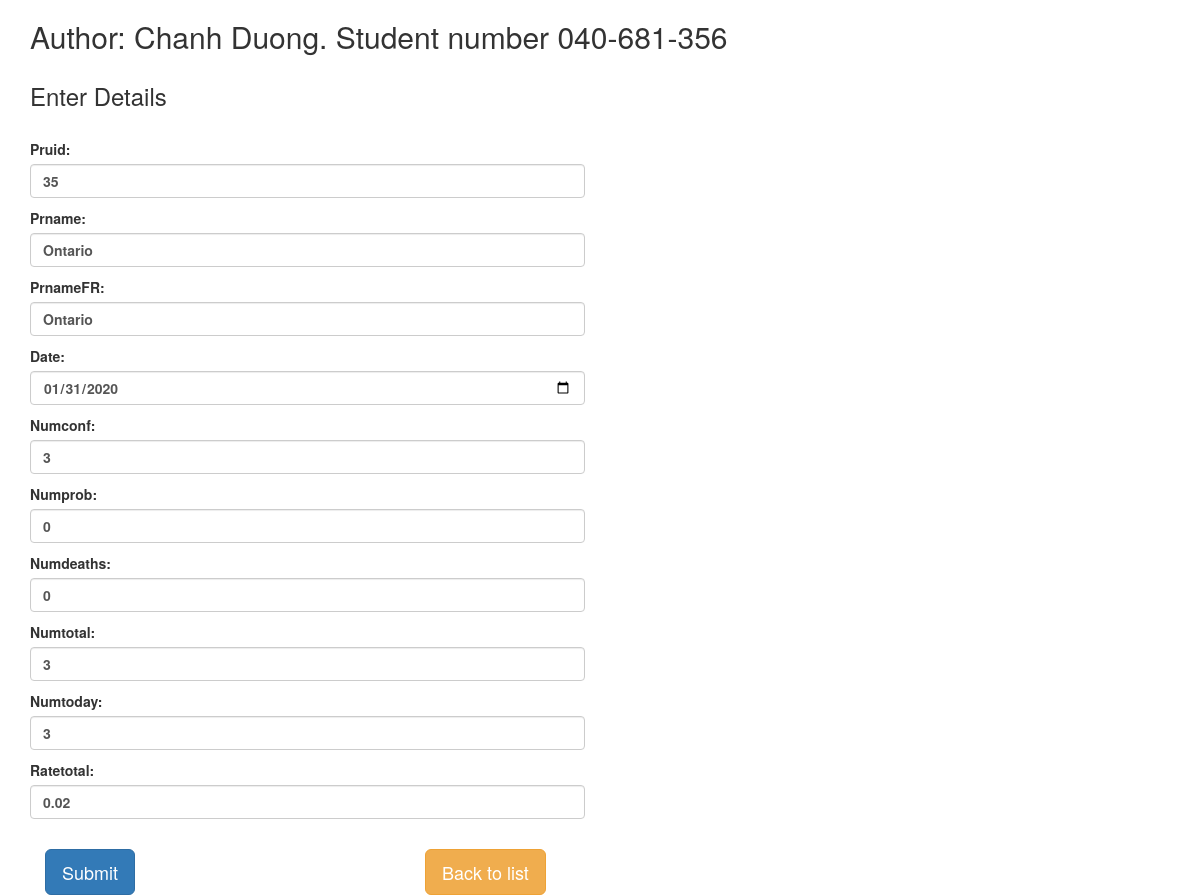
Page /csvapp/form/3527/ on the committed database.
### csvapp/models.py (models this page shows, shortened)
class Record(models.Model):
    pruid = models.IntegerField()
    prname = models.CharField(max_length=150)
    prnameFR = models.CharField(max_length=150)
    date = models.DateField(null=True)
    numconf = models.IntegerField()
    numprob = models.IntegerField()
    numdeaths = models.IntegerField()
    numtotal = models.IntegerField()
    numtoday = models.IntegerField()
    ratetotal = models.FloatField()

### csvapp/views.py (the view, shortened to what this page needs)
# urls.py: path('form/', views.record_form, name='record_insert'),
def record_form(request, id=0):
    if request.method == 'GET':
        if id == 0:
            form = RecordForm()
        else:
            record = Record.objects.get(pk=id)
            form = RecordForm(instance=record)
        return render(request, 'csvapp/record_form.html', {'form': form})

### csvapp/forms.py
class RecordForm(forms.ModelForm):
    class Meta:
        model = Record
        fields = '__all__'
        widgets = {
            'pruid': forms.TextInput(attrs={'class': 'form-control'}),
            'prname': forms.TextInput(attrs={'class': 'form-control'}),
            'prnameFR': forms.TextInput(attrs={'class': 'form-control'}),
            'date': forms.TextInput(attrs={'class': 'form-control', 'type': 'date'}),
            'numconf': forms.TextInput(attrs={'class': 'form-control'}),
            'numprob': forms.TextInput(attrs={'class': 'form-control'}),
            'numdeaths': forms.TextInput(attrs={'class': 'form-control'}),
            'numtotal': forms.TextInput(attrs={'class': 'form-control'}),
            'numtoday': forms.TextInput(attrs={'class': 'form-control'}),
            'ratetotal': forms.TextInput(attrs={'class': 'form-control'}),
        }

### csvapp/templates/csvapp/record_form.html (shortened to what this page needs)
{% extends 'csvapp/base.html'%} {% block content%}
<div class="col-md-12">
  <form method="POST" class="post-form" action="">
    <h3>Enter Details</h3>
    <br />
    <div class="form-group row">
      <label class="col-sm-6 col-form-label">{{ form.as_p }} </label>
    </div>
    <div class="col-md-4">
      <button type="submit" class="btn btn-lg btn-primary">Submit</button>
    </div>
    <div class="col-md-2">
      <a href="/csvapp/list" class="btn btn-lg btn-warning">Back to list</a>
    </div>
  </form>
</div>
{% endblock content %}

### rows in the picture
Record: pruid "35", prname "Ontario", prnameFR "Ontario", date "01/31/2020", numconf "3", numprob "0", numdeaths "0", numtotal "3", numtoday "3", ratetotal "0.02"
